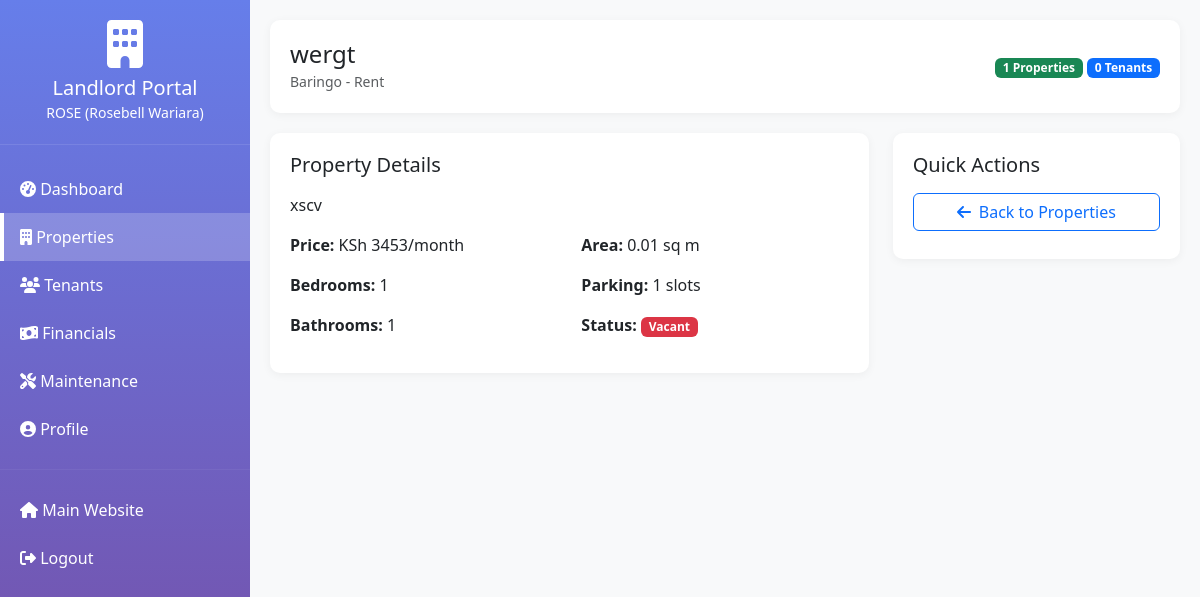
Screenshot of /landlord/properties/30/ (signed in) with the database file from the repository.
### listings/models.py (models this page shows, shortened)
class Landlord(models.Model):
    user = models.OneToOneField(User, on_delete=models.CASCADE, related_name='landlord_profile')
    phone = models.CharField(max_length=20)
    id_number = models.CharField(max_length=20, blank=True, verbose_name="ID/Passport Number")
    kra_pin = models.CharField(max_length=20, blank=True, verbose_name="KRA PIN")
    bank_name = models.CharField(max_length=100, blank=True)
    bank_account = models.CharField(max_length=50, blank=True)
    bank_branch = models.CharField(max_length=100, blank=True)
    address = models.TextField(blank=True)
    city = models.CharField(max_length=100, blank=True)
    postal_code = models.CharField(max_length=20, blank=True)
    profile_image = models.ImageField(upload_to='landlords/', blank=True, null=True)
    company_name = models.CharField(max_length=200, blank=True, help_text="If representing a company")
    is_active = models.BooleanField(default=True)
    is_verified = models.BooleanField(default=False, help_text="Admin must verify landlord")
    created_at = models.DateTimeField(auto_now_add=True)
    updated_at = models.DateTimeField(auto_now=True)
    class Meta:
        ordering = ['-created_at']
        verbose_name = "Landlord"
        verbose_name_plural = "Landlords"
    @property
    def full_name(self):
        if self.company_name:
            return f"{self.company_name} ({self.user.get_full_name()})"
        return self.user.get_full_name() or self.user.username
    @property
    def total_properties(self):
        return self.properties.count()
    @property
    def total_tenants(self):
        from listings.models import Tenant
        return Tenant.objects.filter(leases__property_item__landlord=self, leases__status='active').distinct().count()

class Property(models.Model):
    PROPERTY_TYPES = [
        ('sale', 'Sale'),
        ('rent', 'Rent'),
        ('management', 'Management'),
    ]
    title = models.CharField(max_length=200)
    property_type = models.CharField(max_length=20, choices=PROPERTY_TYPES)
    county = models.ForeignKey(County, on_delete=models.CASCADE, related_name='properties')
    landlord = models.ForeignKey('Landlord', on_delete=models.CASCADE, related_name='properties', null=True, blank=True, help_text="Property owner/landlord")
    price = models.DecimalField(max_digits=15, decimal_places=2, null=True, blank=True, validators=[MinValueValidator(0)])
    area = models.DecimalField(max_digits=10, decimal_places=2, null=True, blank=True, validators=[MinValueValidator(0)])
    bedrooms = models.PositiveIntegerField(null=True, blank=True)
    bathrooms = models.PositiveIntegerField(null=True, blank=True)
    bathtubs = models.PositiveIntegerField(null=True, blank=True)
    washrooms = models.PositiveIntegerField(null=True, blank=True)
    parking_slots = models.PositiveIntegerField(null=True, blank=True)
    is_furnished = models.BooleanField(default=False, help_text="Is the property furnished?")
    pet_friendly = models.BooleanField(default=False, help_text="Are pets allowed?")
    near_school = models.BooleanField(default=False, help_text="Is property near a school?")
    amenities = models.ManyToManyField(Amenity, blank=True, related_name='properties')
    is_verified = models.BooleanField(default=False)
    virtual_tour_url = models.URLField(blank=True, null=True)
    video_tour = models.FileField(upload_to='properties/videos/', blank=True, null=True)
    description = models.TextField()
    created_at = models.DateTimeField(auto_now_add=True)
    class Meta:
        verbose_name_plural = "Properties"
        ordering = ['-created_at']

class County(models.Model):
    name = models.CharField(max_length=100, unique=True)
    slug = models.SlugField(max_length=100, unique=True)
    description = models.TextField(blank=True)
    main_towns = models.TextField(blank=True, help_text="Comma-separated list of main towns in this county")
    is_active = models.BooleanField(default=True)
    created_at = models.DateTimeField(auto_now_add=True)
    updated_at = models.DateTimeField(auto_now=True)
    class Meta:
        verbose_name_plural = "Counties"
        ordering = ['name']

### listings/landlord_views.py (the view)
# urls.py: path('properties/<int:property_id>/', landlord_views.landlord_property_detail, name='property_detail'),
@login_required(login_url='/landlord/login/')
def landlord_property_detail(request, property_id):
    try:
        landlord = Landlord.objects.get(user=request.user)
    except Landlord.DoesNotExist:
        messages.error(request, 'You are not registered as a landlord.')
        return redirect('listings:home')
    property_obj = get_object_or_404(
        Property.objects.select_related('county').prefetch_related('media', 'amenities'),
        id=property_id,
        landlord=landlord
    )
    current_lease = Lease.objects.filter(
        property_item=property_obj,
        status='active'
    ).select_related('tenant').first()
    lease_history = Lease.objects.filter(
        property_item=property_obj
    ).select_related('tenant').order_by('-start_date')
    maintenance_requests = MaintenanceRequest.objects.filter(
        lease__property_item=property_obj
    ).select_related('tenant').order_by('-reported_date')
    context = {
        'landlord': landlord,
        'property': property_obj,
        'current_lease': current_lease,
        'lease_history': lease_history,
        'maintenance_requests': maintenance_requests,
    }
    return render(request, 'landlord/property_detail.html', context)

### listings/templates/landlord/property_detail.html (shortened to what this page needs)
{% extends 'landlord/base.html' %}
{% block page_title %}{{ property.title }}{% endblock %}
{% block page_subtitle %}{{ property.county.name }} - {{ property.get_property_type_display }}{% endblock %}
{% block content %}
<div class="row">
    <div class="col-md-8">
        <div class="data-card mb-4">
            <h5 class="mb-3">Property Details</h5>
            <p>{{ property.description }}</p>
            <div class="row">
                <div class="col-md-6">
                    <p><strong>Price:</strong> KSh {{ property.price|floatformat:0 }}/month</p>
                    <p><strong>Bedrooms:</strong> {{ property.bedrooms|default:"N/A" }}</p>
                    <p><strong>Bathrooms:</strong> {{ property.bathrooms|default:"N/A" }}</p>
                </div>
                <div class="col-md-6">
                    <p><strong>Area:</strong> {{ property.area|default:"N/A" }} sq m</p>
                    <p><strong>Parking:</strong> {{ property.parking_slots|default:"N/A" }} slots</p>
                    <p><strong>Status:</strong>
                        {% if current_lease %}
                            <span class="badge bg-success">Occupied</span>
                        {% else %}
                            <span class="badge bg-danger">Vacant</span>
                        {% endif %}
                    </p>
                </div>
            </div>
        </div>
    </div>
    <div class="col-md-4">
        <div class="data-card mb-4">
            <h5 class="mb-3">Quick Actions</h5>
            <a href="{% url 'listings:landlord:properties' %}" class="btn btn-outline-primary w-100 mb-2">
                <i class="fas fa-arrow-left me-2"></i>Back to Properties
            </a>
        </div>
    </div>
</div>
{% endblock %}

### listings/templates/landlord/base.html (shortened to what this page needs)
{% load static %}
<!DOCTYPE html>
<html lang="en">
<head>
    <link href="https://cdn.jsdelivr.net/npm/bootstrap@5.3.0/dist/css/bootstrap.min.css" rel="stylesheet">
    <link rel="stylesheet" href="https://cdnjs.cloudflare.com/ajax/libs/font-awesome/6.4.0/css/all.min.css">
</head>
<body>
    <div class="sidebar">
        <div class="sidebar-header">
            <i class="fas fa-building fa-3x mb-2"></i>
            <h5 class="mb-0">Landlord Portal</h5>
            <small>{{ landlord.full_name }}</small>
        </div>
        <div class="sidebar-menu">
            <a href="{% url 'listings:landlord:dashboard' %}" class="{% if request.resolver_match.url_name == 'dashboard' %}active{% endif %}">
                <i class="fas fa-tachometer-alt"></i> Dashboard
            </a>
            <a href="{% url 'listings:landlord:properties' %}" class="{% if 'properties' in request.path %}active{% endif %}">
                <i class="fas fa-building"></i> Properties
            </a>
            <a href="{% url 'listings:landlord:tenants' %}" class="{% if 'tenants' in request.path %}active{% endif %}">
                <i class="fas fa-users"></i> Tenants
            </a>
            <a href="{% url 'listings:landlord:financials' %}" class="{% if request.resolver_match.url_name == 'financials' %}active{% endif %}">
                <i class="fas fa-money-bill-wave"></i> Financials
            </a>
            <a href="{% url 'listings:landlord:maintenance' %}" class="{% if request.resolver_match.url_name == 'maintenance' %}active{% endif %}">
                <i class="fas fa-tools"></i> Maintenance
            </a>
            <a href="{% url 'listings:landlord:profile' %}" class="{% if request.resolver_match.url_name == 'profile' %}active{% endif %}">
                <i class="fas fa-user-circle"></i> Profile
            </a>
            <hr style="border-color: rgba(255,255,255,0.2);">
            <a href="{% url 'listings:home' %}">
                <i class="fas fa-home"></i> Main Website
            </a>
            <a href="{% url 'listings:landlord:logout' %}">
                <i class="fas fa-sign-out-alt"></i> Logout
            </a>
        </div>
    </div>
    <div class="main-content">
        <div class="header-bar">
            <div class="d-flex justify-content-between align-items-center">
                <div>
                    <h4 class="mb-0">{% block page_title %}Dashboard{% endblock %}</h4>
                    <small class="text-muted">{% block page_subtitle %}Welcome to your landlord portal{% endblock %}</small>
                </div>
                <div>
                    <span class="badge bg-success">{{ landlord.total_properties }} Properties</span>
                    <span class="badge bg-primary">{{ landlord.total_tenants }} Tenants</span>
                </div>
            </div>
        </div>
        {% block content %}{% endblock %}
    </div>
</body>
</html>

### listings/templates/landlord/base.html (style rules this page uses)
:root { --primary-color: #667eea; --secondary-color: #764ba2; }
body { background-color: #f8f9fa; }
.sidebar { height: 100vh; position: fixed; top: 0; left: 0; width: 250px; background: linear-gradient(180deg, var(--primary-color) 0%, var(--secondary-color) 100%); color: white; overflow-y: auto; z-index: 1000; }
.sidebar-header { padding: 20px; text-align: center; border-bottom: 1px solid rgba(255,255,255,0.1); }
.sidebar-menu { padding: 20px 0; }
.sidebar-menu a { display: block; padding: 12px 20px; color: white; text-decoration: none; transition: all 0.3s; }
.sidebar-menu a:hover, .sidebar-menu a.active { background: rgba(255,255,255,0.2); border-left: 4px solid white; padding-left: 16px; }
.main-content { margin-left: 250px; padding: 20px; min-height: 100vh; }
.header-bar { background: white; border-radius: 10px; padding: 20px; margin-bottom: 20px; box-shadow: 0 2px 10px rgba(0,0,0,0.05); }
.data-card { background: white; border-radius: 10px; padding: 20px; box-shadow: 0 2px 10px rgba(0,0,0,0.05); margin-bottom: 20px; }

### rows the page displays
Landlord: full_name "ROSE (Rosebell Wariara)", total_properties "1", total_tenants "0"
Property: title "wergt", county.name "Baringo", property_type "Rent", description "xscv", price "3453", bedrooms "1", bathrooms "1", area "0.01", parking_slots "1"
